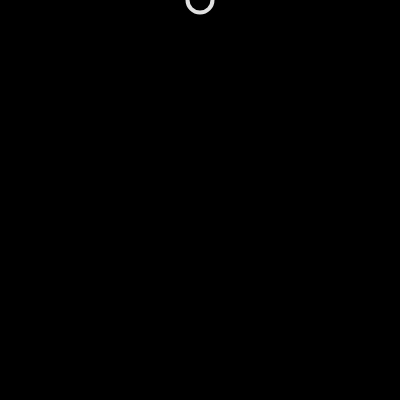
Frame 1 (no input)
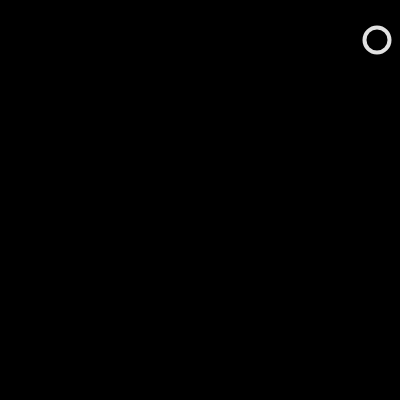
Frame 60 (no input)
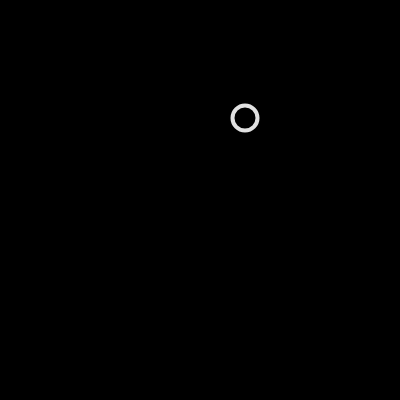
Frame 120 (the mouse pressed at the canvas centre since frame 60)

The p5.js sketch that drew these frames (run headless with seeded random() and noise() and a simulated clock; from frame 60 on, the mouse is pressed at the canvas centre):

// p5.js sketch
// ── sketch.js
var ball = {
    x:200,
    y:0,
    xspeed:3,
    yspeed:2 
  }


function setup() {
  createCanvas(400,400);

}
function draw() {
  background(0);
  stroke(225);
  strokeWeight(4);
  noFill();
  ellipse(ball.x,ball.y,25,25);
  
  if (ball.x > width || ball.x < 0) {
    ball.xspeed = ball.xspeed * -1;
  }
  
  if (ball.y > height || ball.y < 0) {
    ball.yspeed = ball.yspeed * -1;
  }
  
 
  ball.yspeed +=1;
  ball.x = ball.x + ball.xspeed;
  ball.y = ball.y + ball.yspeed;
}
